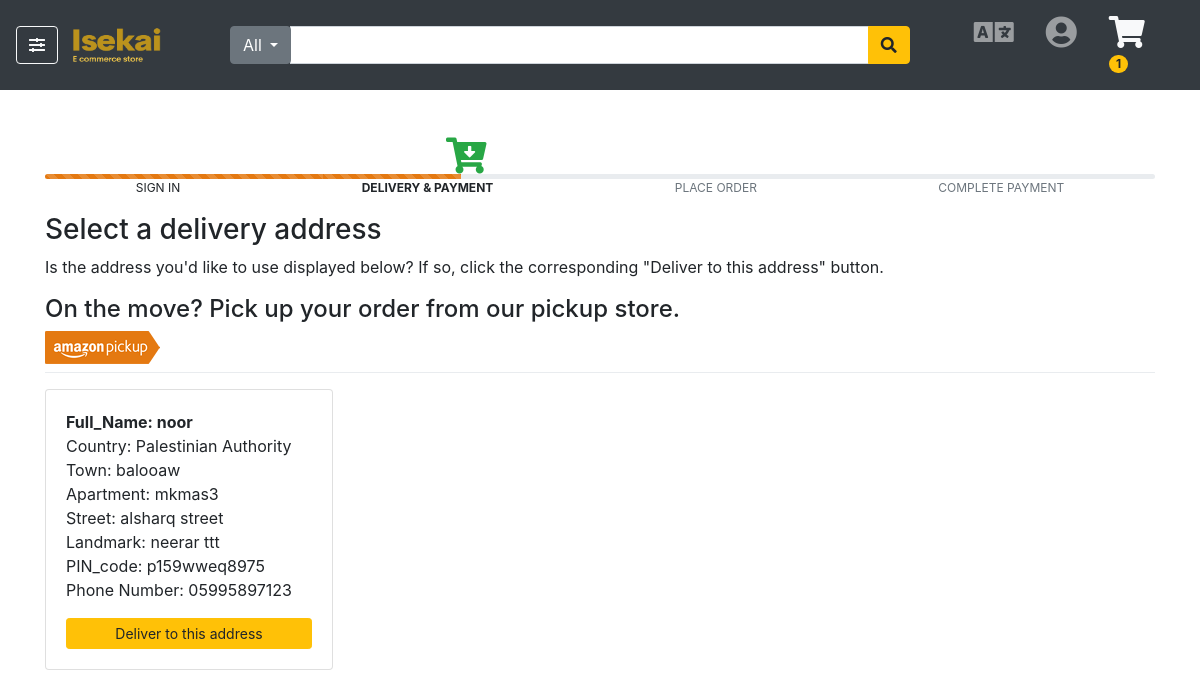
/select_address (signed in), run on an earlier commit of the app's database.
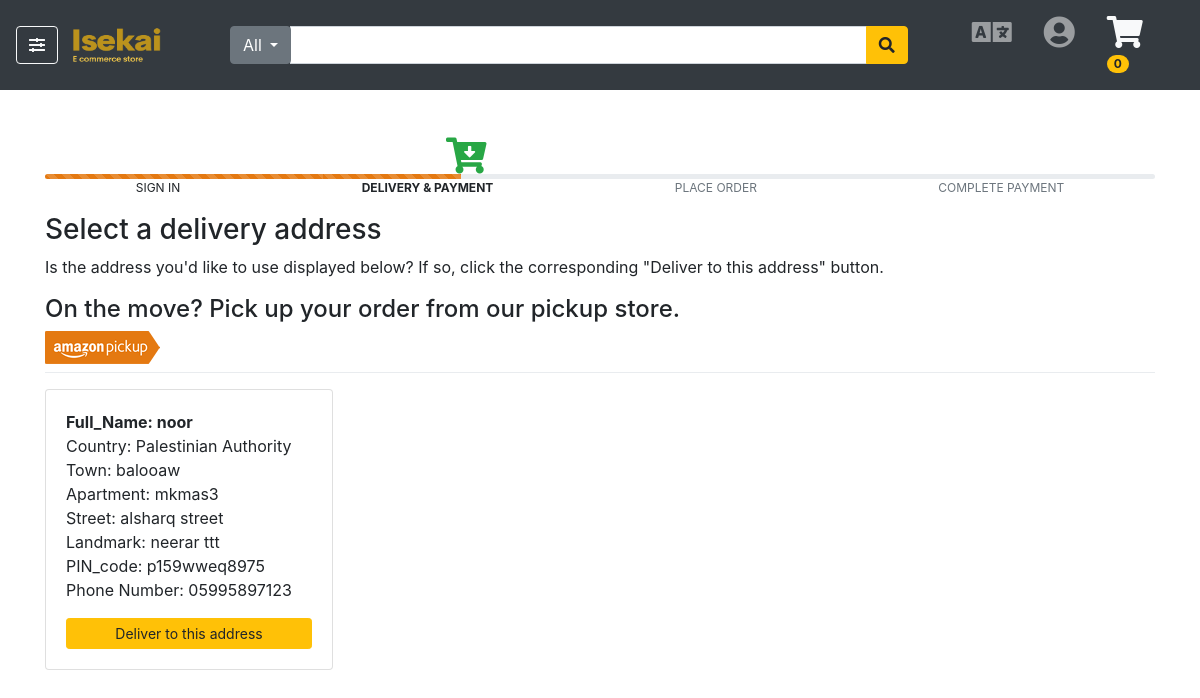
And on a later commit of the database.
### app1/models.py (models this page shows, shortened)
class User(models.Model):
    username=models.CharField(max_length=64)
    email=models.CharField(max_length=255)
    password=models.TextField()
    avatar=models.ImageField(upload_to='image',default='image/default.jpg',blank=True,null=True)
    created_at=models.DateTimeField(auto_now_add=True)
    updated_at=models.DateTimeField(auto_now=True)
    objects= UserManager()

class Address(models.Model):
    uploaded_by = models.ForeignKey(User, related_name ='address', on_delete = models.CASCADE)
    country=models.CharField(max_length=225)
    full_name=models.CharField(max_length=225)
    mobile_number=models.CharField(max_length=225)
    PIN_code=models.CharField(max_length=225)
    Apartment=models.CharField(max_length=225)
    street=models.CharField(max_length=225)
    landmark=models.CharField(max_length=225)
    town=models.CharField(max_length=225)
    objects= AddressManager()

### app1/views.py (the view)
# urls.py: path('select_address',views.select_address),
def select_address(request):
        if not 'user_id' in request.session:
            messages.error(request,"You have to login first")
            return redirect('/login')
        else:
            if request.method == 'GET':
                context = {
                'alladdresses': Address.objects.all(),
                'specific_user': User.objects.get(id=request.session['user_id'])
                }
                return render(request, 'select_address_motaz.html' ,context)

### app1/templates/select_address_motaz.html (shortened to what the changed rows need)
<!doctype html>
<html lang="en">
<head>
  {% load static %}
  <link rel="stylesheet" href="https://cdnjs.cloudflare.com/ajax/libs/font-awesome/5.14.0/css/all.min.css"
 />
  <link rel="stylesheet" href="{% static 'css/bootstrap.min.css' %}">
  <link rel="stylesheet" href="{% static 'css/bootstrap-drawer.min.css' %}">
  <link rel="stylesheet" href="{% static 'css/custom.css' %}">
</head>
<body>
  <nav class="navbar navbar-expand-md navbar-dark bg-dark">
    <div class="collapse navbar-collapse" id="navbarSupportedContent">
      <ul class="navbar-nav">
        <li class="nav-item px-2">
          <a class="nav-link" href="/cart" aria-disabled=" true">
            <i class="fas fa-2x text-light fa-shopping-cart"></i>
            {% if 'user_id' in request.session %}
            <span class="badge badge-warning badge-pill">{{specific_user.order_items_for_user.count}}</span>
            {% endif %}
          </a>
        </li>
      </ul>
    </div>
  </nav>
  <div class="container my-5">
    {% for address in specific_user.address.all%}
    <div class="card my-3" style="width: 18rem;">
      <div class="card-body">
        <p class="font-weight-bold my-0 py-0">Full_Name: {{address.full_name}}</p>
        <p class="my-0 py-0">Country: {{address.country}}</p>
        <p class="my-0 py-0">Town: {{address.town}}</p>
        <p class="my-0 py-0">Apartment: {{address.Apartment}}</p>
        <p class="my-0 py-0">Street: {{address.street}}</p>
        <p class="my-0 py-0">Landmark: {{address.landmark}}</p>
        <p class="my-0 py-0">PIN_code: {{address.PIN_code}}</p>
        <p class="my-0 py-0">Phone Number: {{address.mobile_number}}</p>
        <a href="/select_payment_method/{{address.id}}"><button class="btn btn-warning btn-block mt-3 btn-sm">Deliver to this address</button></a>
      </div>
    </div>
    {% endfor %}
  </div>
</body>
</html>

What changed in the data, as far as the page shows it:
changed User: order_items_for_user.count "1" → "0"
